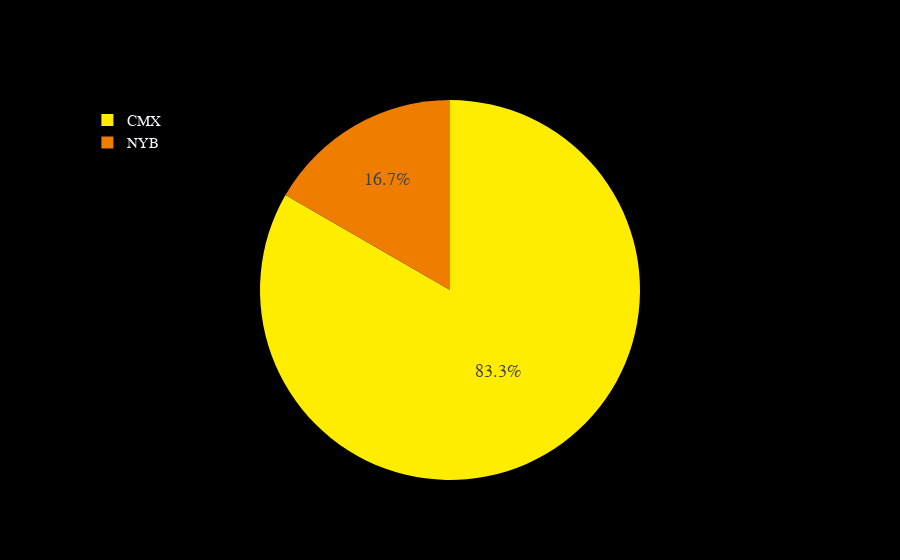

Write notebook code for a chart like this one.
### Code cell
# simple pie plots for exchanges/categories of gold and oil 
fig = go.Figure(data=[go.Pie(labels=gold['Exchange'])])
fig.show()

### Figure 1 — Plotly figure (JSON) as saved in the notebook; plotly's stock layout.template omitted (floating-point values rounded to 4 significant figures)
{"data": [{"labels": ["CMX", "CMX", "CMX", "CMX", "CMX", "NYB"], "type": "pie"}], "layout": {}}
